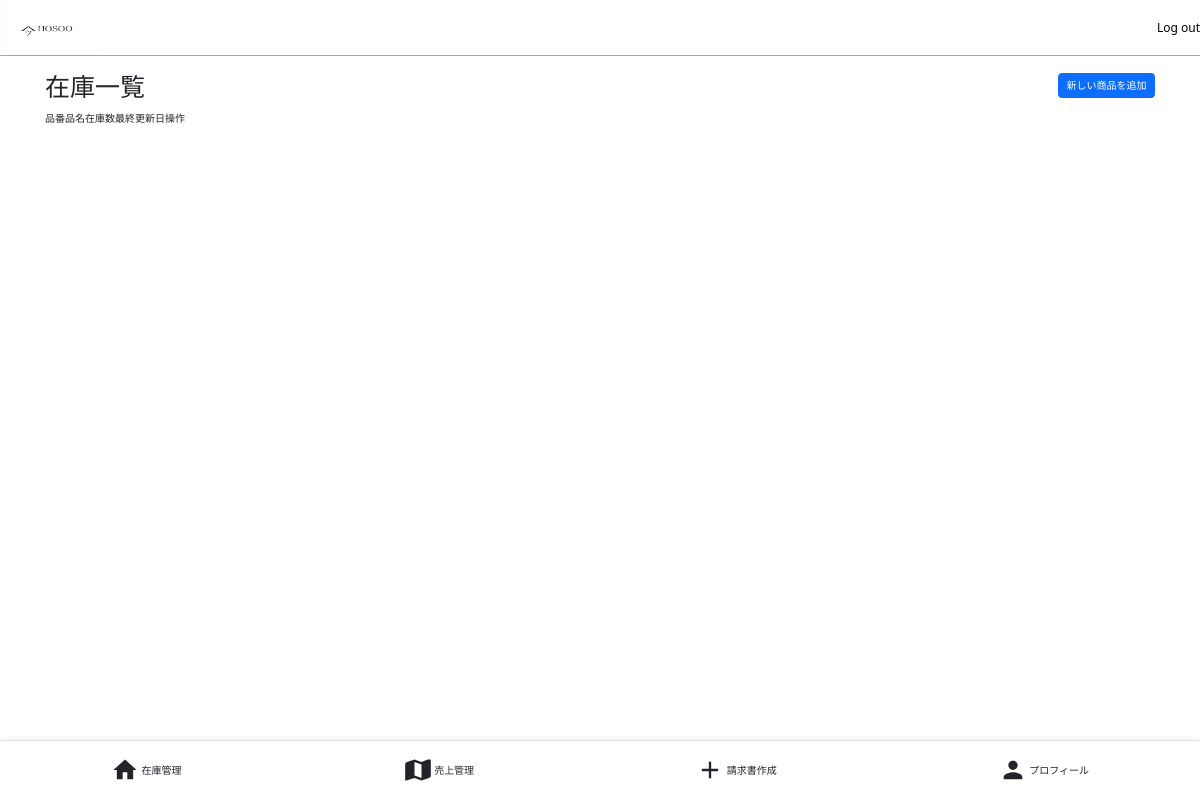
Page /products (signed in) on the earlier database version.
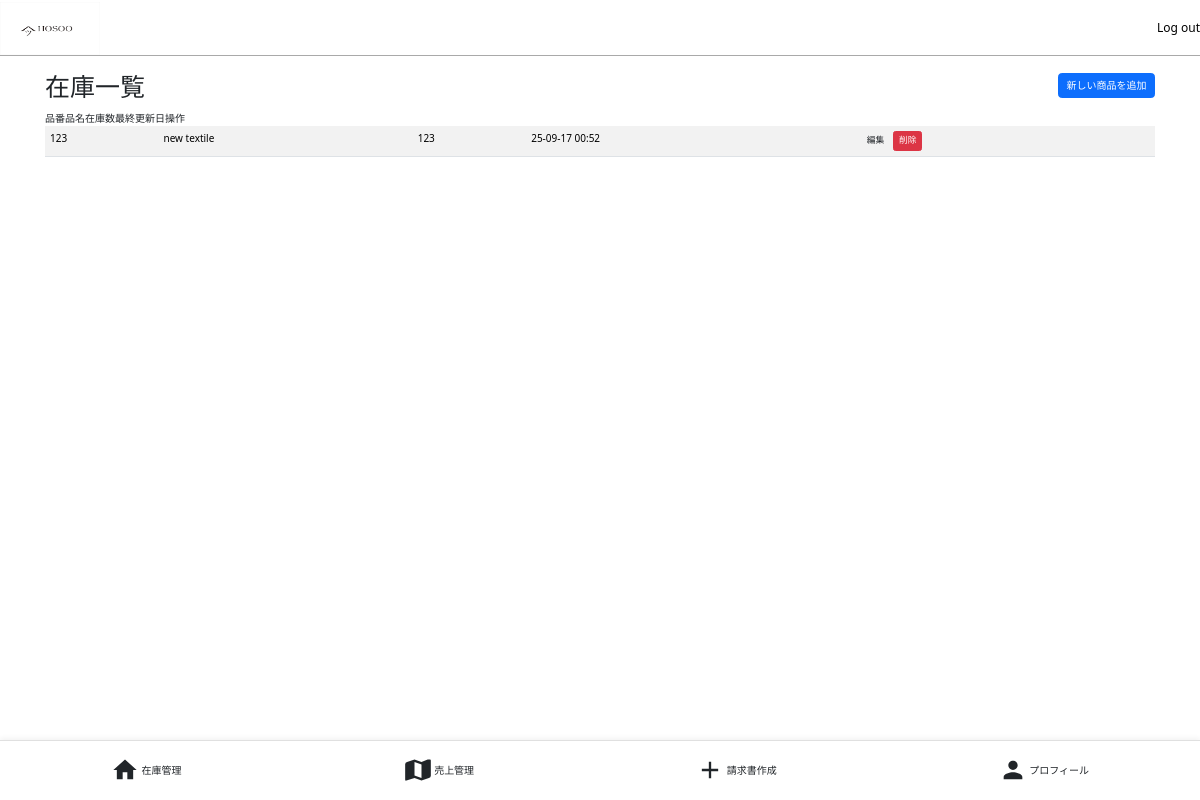
Same page on the later database version.
### app/models.py (models this page shows)
class Product(db.Model):
    id = db.Column(db.Integer, primary_key=True)
    item_number = db.Column(db.String(120), unique=True, nullable=False)
    name = db.Column(db.String(128), nullable=False)
    stock_quantity = db.Column(db.Integer, nullable=False, default=0)
    last_updated = db.Column(db.DateTime, default=datetime.utcnow, onupdate=datetime.utcnow)

### app/routes.py (the view)
@main.route('/products')
@login_required
def products():
    all_products = Product.query.order_by(Product.name).all()
    print("--- /products ページが読み込まれました ---")
    print(f"データベースから取得した商品リスト: {all_products}")
    return render_template('products.html', title='Products', products=all_products)

### app/models.py (called while the page is built)
@login_manager.user_loader
def load_user(user_id):
    return User.query.get(int(user_id))

### app/templates/products.html (shortened to what this page needs)
{% extends "base.html" %}
{% block content %}
<div class="container">
    <div class="d-flex justify-content-between align-items-center mb-3">
        <h1 class="mb-0">在庫一覧</h1>
        <a href="{{ url_for('main.add_product') }}" class="btn btn-primary">新しい商品を追加</a>
    </div>
    <table class="table table-striped table-hover">
        <tbody>
            {% for product in products %}
            <tr>
                <td>{{ product.item_number }}</td>
                <td>{{ product.name }}</td>
                <td>{{ product.stock_quantity }}</td>
                <td>{{ product.last_updated.strftime('%y-%m-%d %H:%M') }}</td>
                <td>
                    <a href="{{url_for('main.edit_product', product_id=product.id)}}" class="btn bbtn-secondary btn-sm">編集</a>
                    <form action="{{url_for('main.delete_product', product_id=product.id)}}" method="post" style="display: inline;">
                        <input type="submit" value="削除" class="btn btn-danger btn-sm" onclick="return confirm('本当に削除しますか？');">
                    </form>
                </td>
            </tr>
            {% endfor %}
        </tbody>
    </table>
</div>
{%endblock%}

### app/templates/base.html (shortened to what this page needs)
<!DOCTYPE html>
<html lang="ja">
    <head>
        <link rel="stylesheet" href="{{ url_for('static', filename='css/style.css')}}">
        <link rel="stylesheet" href="https://unpkg.com/leaflet@1.9.4/dist/leaflet.css"/>
        <link rel="stylesheet" href="https://cdnjs.cloudflare.com/ajax/libs/font-awesome/6.5.2/css/all.min.css" />
        <link href="https://cdn.jsdelivr.net/npm/bootstrap@5.3.3/dist/css/bootstrap.min.css" rel="stylesheet">
    </head>
    <body>
        <header>
        <div class="header-box">
            <div class="logo-placeholder">
                <a href="{{ url_for('main.index') }}">
                    <img src="{{ url_for('static', filename='image/logo.png') }}" alt="Hosoo">
                </a>
            </div>
            <div class="login-box">
                {% if current_user.is_anonymous %}
                    <a href="{{ url_for('main.login') }}" class="login-btn">Log In</a>
                {% else %}
                    <a href="{{ url_for('main.index')}}" class="logout-btn">Log out</a>
                {% endif %}
            </div>
        </div>
        </header>
        <main class="container py-4">
            {% block content %}{% endblock %}
        </main>
        {% if current_user.is_authenticated %}
        <nav class="bottom-nav">
            <a href="{{ url_for('main.products') }}" class="nav-link">
                <svg xmlns="http://www.w3.org/2000/svg" viewBox="0 0 24 24" fill="currentColor" class="nav-icon">
                  <path d="M10 20v-6h4v6h5v-8h3L12 3 2 12h3v8z"/>
                </svg>
                <span>在庫管理</span>
            </a>
            <a href="{{ url_for('main.sails') }}" class="nav-link">
                <svg xmlns="http://www.w3.org/2000/svg" viewBox="0 0 24 24" fill="currentColor" class="nav-icon">
                  <path d="M20.5 3l-.16.03L15 5.1 9 3l-6.35 2.12A2 2 0 001 7v13c0 .3.06.58.17.85l.18.35L9 18.9l6 2.1 6.35-2.12A2 2 0 0023 17V4a1 1 0 00-.5-1zM15 18.89l-6-2.11V5.11l6 2.11v11.67z"/>
                </svg>
                <span>売上管理</span>
            </a>
            <a href="{{ url_for('main.bill') }}" class="nav-link">
                <svg xmlns="http://www.w3.org/2000/svg" viewBox="0 0 24 24" fill="currentColor" class="nav-icon">
                  <path d="M19 13h-6v6h-2v-6H5v-2h6V5h2v6h6v2z"/>
                </svg>
                <span>請求書作成</span>
            </a>
            <a href="{{ url_for('main.user_profile', username=current_user.username) }}" class="nav-link">
                <svg xmlns="http://www.w3.org/2000/svg" viewBox="0 0 24 24" fill="currentColor" class="nav-icon">
                  <path d="M12 12c2.21 0 4-1.79 4-4s-1.79-4-4-4-4 1.79-4 4 1.79 4 4 4zm0 2c-2.67 0-8 1.34-8 4v2h16v-2c0-2.66-5.33-4-8-4z"/>
                </svg>
                <span>プロフィール</span>
            </a>
        </nav>
        {% endif %}
    </body>
</html>

### app/static/css/style.css (style rules this page uses)
html { font-size: 62.5%; }
body { margin: 0 4%; font-family: 'Noto serif JP', 'Times New Roman', serif; background-color: #f0f2f5; font-size: 1.6rem; line-height: 1.5; padding-bottom: 70px; }
h1 { font-size: clamp(2.4rem, 5vw, 4.8rem); }
a { display: block; font-size: clamp(0.1rem, 3vw, 1.2rem); }
.header-box { display: flex; padding-top: 2px; justify-content: space-between; align-items: center; border-bottom: 1px solid rgb(169, 169, 169); }
.logo-placeholder { width: 10rem; }
.logo-placeholder img { width: 100%; }
.login-box { display: flex; align-items: center; gap: 15px; }
.login-box a { display: block; white-space: nowrap; text-decoration: none; color: black; }
.bottom-nav { display: flex; justify-content: space-between; align-items: center; }
.bottom-nav { position: fixed; bottom: 0; left: 0; width: 100%; height: 60px; background-color: #ffffff; display: flex; justify-content: space-around; align-items: center; border-top: 1px solid #e0e0e0; box-shadow: 0 -2px 5px rgba(0,0,0,0.05); z-index: 1000; }
.nav-link { display: flex; flex-direction: column; align-items: center; justify-content: center; text-decoration: none; color: #888; font-size: 1rem; }
.nav-icon { width: 28px; height: 28px; margin-bottom: 2px; }

Differences in the rows shown:
added Product: item_number "123", name "new textile", stock_quantity "123", last_updated "25-09-17 00:52"
